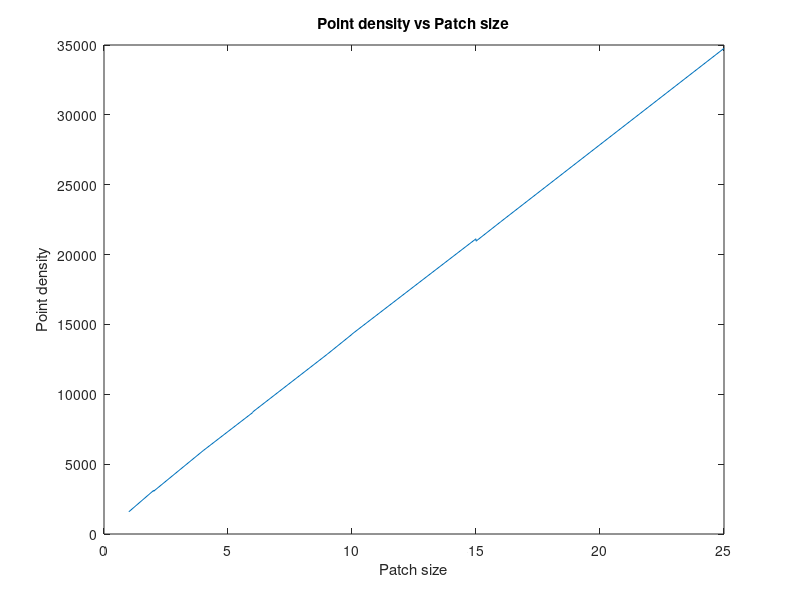
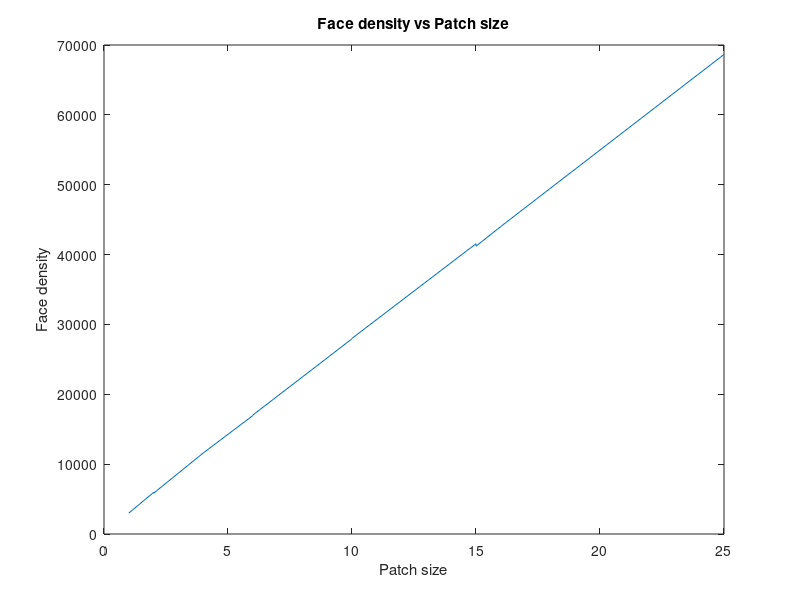

Write the MATLAB code that produced these figures, in order.
s1 = 1*1;
p1 = 1588;
f1 = 2995;
pd1 = p1/s1;
fd1 = f1/s1;

s2 = 2*2;
p2 = 5968;
f2 = 11594;
pd2 = p2/s2;
fd2 = f2/s2;

s3 = 3*5;
p3 = 21129;
f3 = 41551;
pd3 = p3/s3;
fd3 = f3/s3;

s4 = 3*3;
p4 = 12864;
f4 = 25211;
pd4 = p4/s4;
fd4 = f4/s4;

s5 = 4*4;
p5 = 22354;
f5 = 44020;
pd5 = p5/s5;
fd5 = f5/s5;

s6 = 1*2;
p6 = 3117;
f6 = 5955;
pd6 = p6/s6;
fd6 = f6/s6;

s7 = 2*1;
p7 = 3060;
f7 = 5838;
pd7 = p7/s7;
fd7 = f7/s7;

s8 = 3*2;
p8 = 8700;
f8 = 16952;
pd8 = p8/s8;
fd8 = f8/s8;

s9 = 2*3;
p9 = 8740;
f9 = 17024;
pd9 = p9/s9;
fd9 = f9/s9;

s10 = 5*5;
p10 = 34759;
f10 = 68648;
pd10 = p10/s10;
fd10 = f10/s10;

s11 = 5*2;
p11 = 14295;
f11 = 27952;
pd11 = p11/s11;
fd11 = f11/s11;

s12 = 2*5;
p12 = 14308;
f12 = 28004;
pd12 = p12/s12;
fd12 = f12/s12;

s13 = 5*3;
p13 = 20959;
f13 = 41197;
pd13 = p13/s13;
fd13 = f13/s13;


pds = [ pd1, pd2, pd3, pd4, pd5, pd6, pd7, pd8, pd9, pd10, pd11, pd12, pd13]';
fds = [ fd1, fd2, fd3, fd4, fd5, fd6, fd7, fd8, fd9, fd10, fd11, fd12, fd13]';
mean(pds)
mean(fds)

s = [s1, s6, s7, s2, s8, s9, s4, s11, s12, s3, s13, s5,  s10]';
p = [p1, p6, p7, p2, p8, p9, p4, p11, p12, p3, p13, p5,  p10]';
f = [f1, f6, f7, f2, f8, f9, f4, f11, f12, f3, f13, f5, f10]';

figure(1);
plot(s, p);
title ('Point density vs Patch size');
xlabel ('Patch size');
ylabel ('Point density');
print -dpng point_density_.png

figure(2);
plot(s, f);
title ('Face density vs Patch size');
xlabel ('Patch size');
ylabel ('Face density');
print -dpng face_density_.png